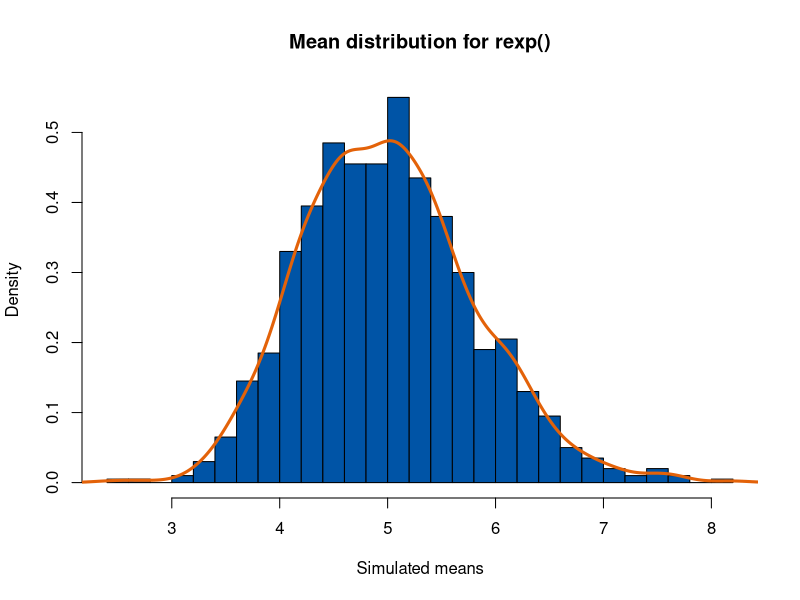

Source code (R):
## ---- chunk 1
knitr::opts_chunk$set(echo = TRUE)
## ---- chunk 2
#Overview
#The purpose of this analysis is to investigate the exponential distribution and compare it to the Central Limit Theorem. For this analysis, set lambda equal to 0.2 for all simulations. The investigation will compare the distribution of averages of 40 exponentials over 1000 simulations.

# simulations
# Set simulation vars lambda, exponentials, and seed.

ECHO=TRUE
set.seed(9001)
lambda <- 0.2
exponentials <- 40
#Run the simulations with variables.
simMeans = NULL
for (i in 1 : 1000) {
	simMeans <- c(
		simMeans,
		mean(
			rexp(
				exponentials,
				lambda
			)
		)
	)
}

# Sample Mean versus Theoretical Mean
#sample means
#Calculating the mean from the simulations gives the sample mean.
mean(simMeans)

#Theoretical Mean
#The theoretical mean of an exponential distribution is lambda^(-1).

lambda ^ (-1)

# comparison

abs(
	mean(simMeans) - lambda ^ (-1)
)
#There is only a slight difference between the simulations sample mean and the exponential distribution theoretical mean.

# sample variance v theoretical val
# sample variance
#Calculating the variance from the simulation means gives the sample variance.
var(simMeans)

# theoretical variance
#The theoretical variance of an exponential distribution is ( lambda * sqrt(n) ) ^ (-2).

( lambda * sqrt(exponentials) ) ^ (-2)
( lambda * sqrt(exponentials) ) ^ (-2)

# Comparison
#There is only a small difference between the simulations sample variance and the exponential distribution theoretical variance.

abs(var(simMeans)-(lambda * sqrt(exponentials))^(-2))

# Distribution
#Below is a density histogram of the 1000 simulations. There is an overlay with a normal distribution that has a mean of lambda ^ (-1) and standard deviation of ( lambda * sqrt(n) ) ^ (-1), the theoretical normal distribution for the simulations.

hist(
	simMeans,
	prob=TRUE,
	col="#0054a6",
	main="Mean distribution for rexp()",
	xlab = "Simulated means",
	breaks = 40
)
lines(
	density(simMeans),
	lwd=3,
	col="#e36209"
)
